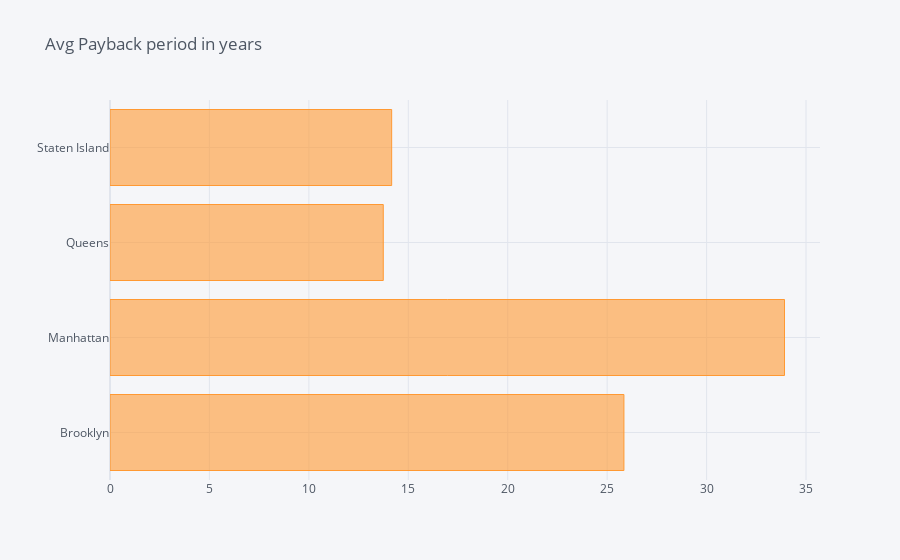

The code cell stored with this chart in its notebook:
### Markdown cell above
Great! Now let's move ahead and check average payback period for all boroughs

### Code cell
zlw_bnb.pivot_table(values='Payback',index='neighbourhood_group_cleansed').iplot(kind='barh',title='Avg Payback period in years')

### Figure 1 — Plotly figure (JSON) as saved in the notebook; plotly's stock layout.template omitted (floating-point values rounded to 4 significant figures)
{"data": [{"marker": {"color": "rgba(255, 153, 51, 0.6)", "line": {"color": "rgba(255, 153, 51, 1.0)", "width": 1}}, "name": "Payback", "orientation": "h", "text": "", "type": "bar", "x": [25.84, 33.92, 13.74, 14.16], "y": ["Brooklyn", "Manhattan", "Queens", "Staten Island"]}], "layout": {"legend": {"bgcolor": "#F5F6F9", "font": {"color": "#4D5663"}}, "paper_bgcolor": "#F5F6F9", "plot_bgcolor": "#F5F6F9", "title": {"font": {"color": "#4D5663"}, "text": "Avg Payback period in years"}, "xaxis": {"gridcolor": "#E1E5ED", "showgrid": true, "tickfont": {"color": "#4D5663"}, "title": {"font": {"color": "#4D5663"}, "text": ""}, "zerolinecolor": "#E1E5ED"}, "yaxis": {"gridcolor": "#E1E5ED", "showgrid": true, "tickfont": {"color": "#4D5663"}, "title": {"font": {"color": "#4D5663"}, "text": ""}, "zerolinecolor": "#E1E5ED"}}}
